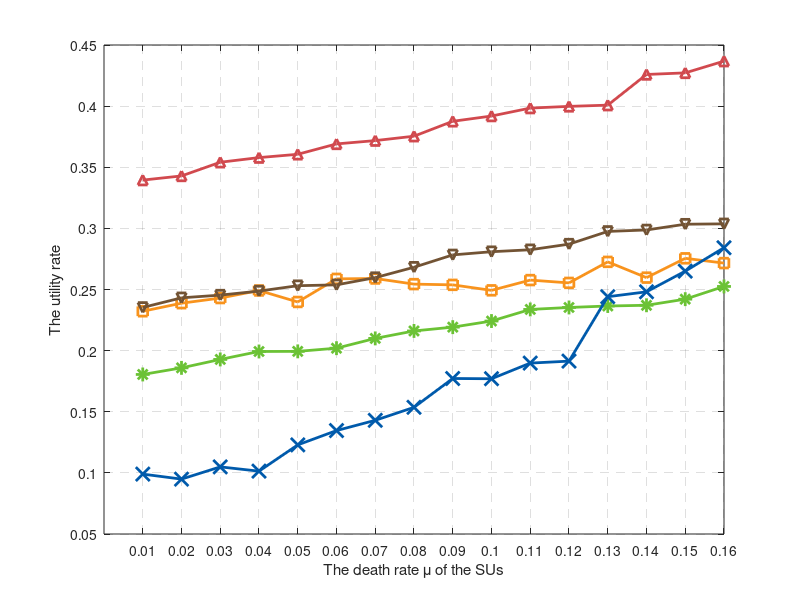

The MATLAB source for this figure: (Note: this script raises an error after producing the figure.)

leaveRate = [0.01 * [1:16]];
nRunning = 10000;
load('fig1_5.mat');

WIDTH = 2;
r = 209/255;
g = 73/255;
b = 78/255;
plot(leaveRate, proposedReward ./ nRunning, '^-','LineWidth',WIDTH,'Color',[r g b],'MarkerSize',7);
box on;
hold on;
grid on;


set(gca,'xtick',[0.01:0.01:0.275],'ytick',[-0.05:0.05:0.5])

xlabel('The death rate \mu of the SUs')
ylabel('The utility rate')

r = 248/255;
g = 147/255;
b = 29/255;
plot(leaveRate, energyReward ./ nRunning, 's-','LineWidth',WIDTH,'Color',[r g b],'MarkerSize',7);

r = 107/255;
g = 194/255;
b = 53/255;
plot(leaveRate, randomReward ./ nRunning, '*-','LineWidth',WIDTH,'Color',[r g b],'MarkerSize',10);


r = 0/255;
g = 90/255;
b = 171/255;
plot(leaveRate, myopicReward ./ nRunning, 'x-','LineWidth',WIDTH,'Color',[r g b],'MarkerSize',10);


r = 114/255;
g = 83/255;
b = 52/255;
plot(leaveRate, CSMAoverallreward ./ nRunning, 'v-','LineWidth',WIDTH,'Color',[r g b],'MarkerSize',7);


set(gca,'GridLineStyle','--')
legend('POMDP','EB Method','Random','CSMA/CD','CSMA/CA',30)
